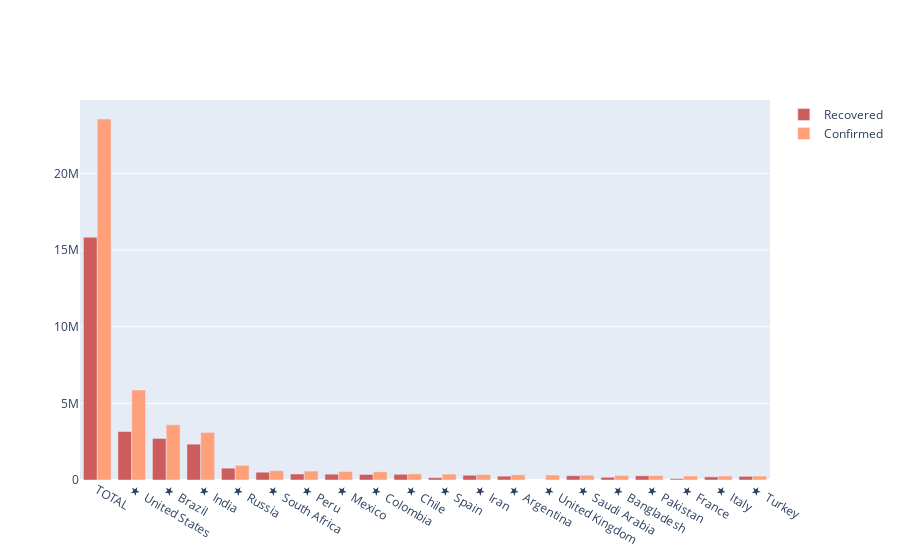

The notebook cell this image was saved under:
### Markdown cell above
#### lets visualize the recovered cases based on total confirmed case

### Code cell
# lets visualize the recovered case based in relation to total confirmed case

import plotly.graph_objects as go


# for grouped barplot using recovered cases per country and total number of cases per country.

fig = go.Figure(data = [
go.Bar(
    x = world_df['Name'],
    y = world_df["Recovered"].head(20),
    name = "Recovered",
    marker_color = "indianred"
),
go.Bar(
    x = world_df['Name'],
    y = world_df['Confirmed'].head(20),
    name = 'Confirmed',
    marker_color = "lightsalmon"
)
])

# Here we modify the tickangle of the xaxis, resulting in rotated labels.
fig.update_layout(barmode='group')
fig.show()

### Figure 1 — Plotly figure (JSON) as saved in the notebook; plotly's stock layout.template omitted (floating-point values rounded to 4 significant figures; data arrays with more than 128 entries replaced by an {"elided": "..."} marker saying what was removed)
{"data": [{"marker": {"color": "indianred"}, "name": "Recovered", "type": "bar", "x": {"elided": "215 str values"}, "y": ["15833462", "3160501", "2709638", "2336796", "770639", "506470", "391144", "380492", "359792", "371179", "150376", "309464", "251400", "Unknown", "280143", "179091", "275836", "84950", "205470", "237165"]}, {"marker": {"color": "lightsalmon"}, "name": "Confirmed", "type": "bar", "x": {"elided": "215 str values"}, "y": [23545594, 5869551, 3605783, 3105185, 956749, 609773, 585236, 556216, 533103, 397665, 386054, 358905, 336802, 325642, 307479, 294598, 292765, 260873, 259345, 258249]}], "layout": {"barmode": "group"}}
